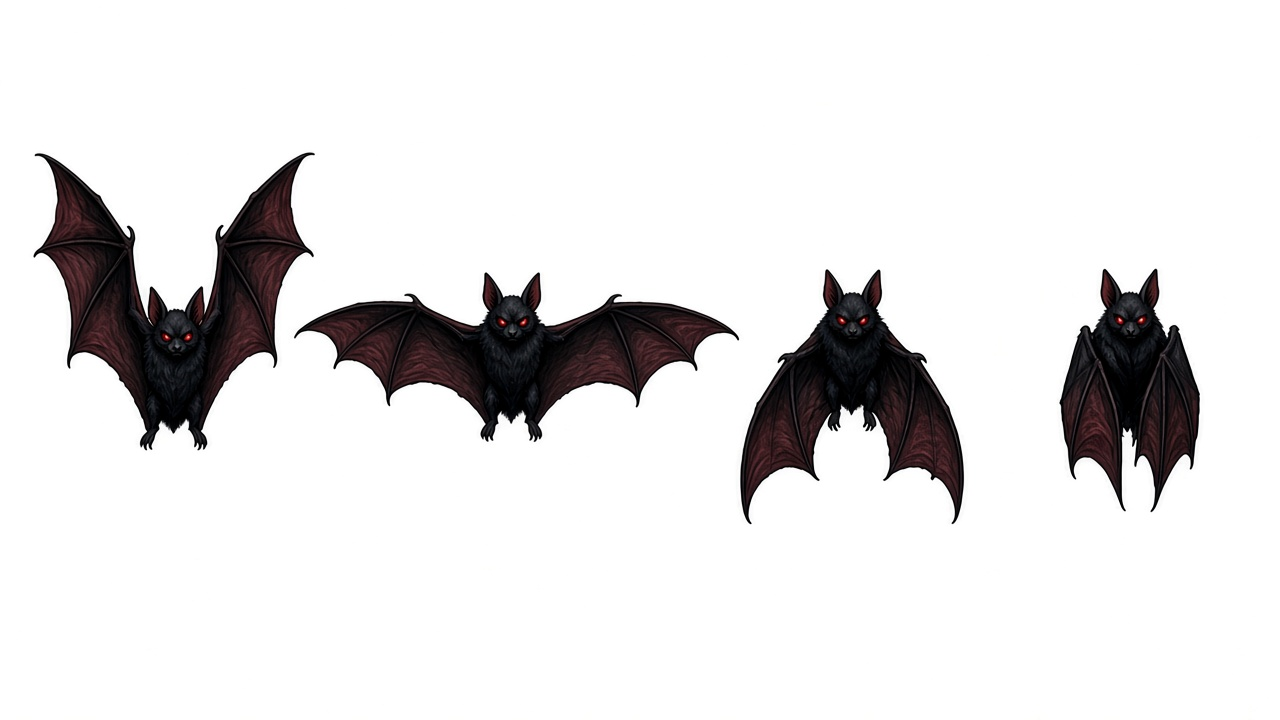
#> input picture tools/art/sheets/bat_flap.jpg, 1280 x 720 px
$ python cut_anims.py art/sheets/bat_flap.jpg
#> lines starting #> are read from the running program, lines starting #| are printed output that depends on the picture; after the words box and inside, x2 and y2 are one past the last pixel; in counts of white or black regions, pixels touching at a corner belong together
### tools/cut_sheets.py
#!/usr/bin/env python3
"""Cut the painted art sheets (tools/art/sheets/*.jpg, white background)
into one PNG per sprite in assets/art/, which art.py loads in place of the
placeholders.

    python3 tools/cut_sheets.py [--sheet DIR] [--only a,b]   # --sheet: also writes a contact sheet; --only: just these sprites

- Background: near-white pixels flood-filled from the border (not a global
  white key), so white and pale things keep their whites: the ghost, lace,
  marble, the cot, the cream linen press, the tablecloth. Enclosed pockets
  count as background when they look like the sheet's white seen through a
  gap (flat or neutral: HOLE_FLAT, HOLE_SAT) and are not a painted highlight
  (is_highlight): between bedposts and canopy drapes, cot bars, banister
  rails, under tables and chairs. tools/alpha_audit.py checks the results.
- Items: connected blobs on the white, grouped into the sheet's items, read
  in rows top to bottom and left to right (SHEETS.md gives the order). A
  None in LAYOUT is an old version that a later sheet replaces: it is still
  found (so the rest of the sheet splits right) but not saved. furn1.jpg and
  the front-on pieces of furn2/3/4/7 were replaced by the corner views in
  furn1_iso.jpg and furn8_iso.jpg, and those in turn by exact-2:1 pieces built
  by tools/iso_box.py (fireplace, dresser, chest of drawers, bookcase,
  wardrobe, piano, clock, linen press, desk, toy box) and the corner views in
  organic_iso.jpg (armchair, chair, harp, rocking horse); the loft ladder is built
  by iso_box.py too; the boiler and pumpkin by furn9_iso.jpg
  and pumpkin_iso.jpg (the pumpkin on the left of furn9_iso is not used).
- Edges: soft alpha from the distance to white, with the white unmixed from
  the edge colour; then defringe(): rim pixels lighter than the paint just
  inside them (JPEG ringing, a pale dotted outline on dark floors) take that
  paint's colour; specks are dropped.
- The cobweb is keyed instead (key_cobweb): pale semi-transparent strands,
  transparent holes, the spider opaque.
- Facing: the manifest wants furniture fronts towards the viewer's lower
  right; items painted the other way are mirrored (MIRROR below). Wall items
  are flat front views and are left as they are.
- Pale grey painted ground shadows under furniture are cut away
  (fix_ground_shadow): painted as drop shadows off to one side, they made
  pieces look as if they floated. The game draws its own tight contact
  shadow under legged pieces instead (game.CONTACT_SHADOW).
- Rugs are warped (perspective) so their four corners sit exactly on the
  footprint diamond, so they lie flat and fill their tiles.
- The window's painted full moon is painted out (remove_window_moon): night
  sky, stars, leading and curtains stay.
- A light harmonise (HARMONISE) brings the painted colours a little closer to
  Archie and Holly.
"""
import os
import sys

import numpy as np
from PIL import Image, ImageDraw, ImageEnhance, ImageFilter

HERE = os.path.dirname(os.path.abspath(__file__))
ROOT = os.path.join(HERE, "..")
SHEETS = os.path.join(HERE, "art", "sheets")
OUT = os.path.join(ROOT, "assets", "art")
sys.path.insert(0, ROOT)

LAYOUT = {
    "enemies.jpg": [["ghost", "goblin", "bat"], ["spider", "skeleton", "monster"]],
    # furn1.jpg (front-on) is no longer used: all six are in furn1_iso.jpg
    # furn1_iso.jpg: all six are now built by tools/iso_box.py (exact 2:1) from faces1/2.jpg
    "furn1_iso.jpg": [[None, None, None], [None, None, None]],
    "furn2.jpg": [[None, None, "wine_rack"], ["barrel", "coffin", None]],          # piano, desk, toy_box: iso_box.py
    "furn3.jpg": [["trunk", "suit_of_armour", None], ["bed", "coal_heap", "cauldron"]],   # linen_press: furn8_iso
    "furn4.jpg": [[None, None, "chest"], ["crate", None, "dining_table"]],                # chair, armchair, rocking_horse: furn8_iso
    "furn5.jpg": [["round_table", "kitchen_table", "sofa"], ["billiard_table", "range_cooker", "sink"]],
    "furn6.jpg": [[None, "water_tank", "tomb"], ["mangle", "washtub", "bath"]],           # boiler: furn9_iso
    "furn7.jpg": [["washstand", "cot", "potted_palm", "statue"], ["candelabra", None, "dummy", None]],  # harp: furn8_iso; pumpkin: pumpkin_iso
    # furn8_iso.jpg: piano and linen_press are built by iso_box.py; chair, armchair,
    # rocking_horse and harp come from organic_iso.jpg (true corner views)
    "furn8_iso.jpg": [[None, None, None], [None, None, None]],
    "organic_iso.jpg": [["armchair", "chair", "harp", "rocking_horse"]],
    # rear corner views, both facing the viewer's upper RIGHT (north): the
    # backrest is on the near (lower-left) edge of the seat, the seat runs
    # away to the upper right. See make_views() for the four facings.
    "chairs_back_iso.jpg": [["chair_ne", "armchair_ne"]],
    "furn9_iso.jpg": [[None, "boiler"]],          # the front-on pumpkin on the left is not used
    "pumpkin_iso.jpg": [["pumpkin"]],
    "wall.jpg": [["painting", "painting_lady", "painting_landscape", "mirror", "window", "cobweb"],
                 ["key", "sewing_machine"]],
    # links.jpg's ladder (too short, a hatch floating at chest height) is replaced by tools/iso_box.py's
    "links.jpg": [["front_door", "door_frame", "stairs_up", "stairs_down", None, "trapdoor"],
                  ["rug", "rug_lifted"]],
}

# Painted with the front towards the viewer's lower LEFT: mirror to lower right.
# (Judged from the cut-outs: the side with the doors/drawers/face/seat.)
# Rule: if the narrow end panel shows on the RIGHT, the front faces lower left.
# Long pieces also have to lie along their footprint (bed, tables, bath, sofa).
# The iso sheets (furn1_iso, furn8_iso) are all painted front to lower left
# except the chair (seat already to the lower right) and the harp (symmetric).
# furn9_iso: the boiler's furnace door faces lower left (mirrored); pumpkin_iso:
# the face is already to the lower right (not mirrored).
# organic_iso.jpg is painted front to the lower right already (not mirrored).
# coffin, tomb, cot (1 wide x 2 deep) were painted with the long side on the
# right; mirrored so it lies along the footprint's long (lower-left) edge.
MIRROR = {"wine_rack", "trunk", "suit_of_armour", "bed",
          "chest", "dining_table", "sofa", "billiard_table", "range_cooker", "sink", "boiler", "bath",
          "washstand", "sewing_machine", "ladder_up", "goblin", "spider",
          "coffin", "tomb", "cot"}

BG_T = 20                  # "white": max channel distance from 255
# An enclosed near-white pocket is the sheet's white seen through a gap when
# at least HOLE_FLAT of it is within 5 of pure white. The JPEG noise in small
# pockets (between bedposts and canopy drapes, the cot's bars, banister
# rails, cobweb holes, under tables) leaves only 17-60% of them that flat;
# painted whites (the ghost, the paintings' faces and moons, marble, lace,
# porcelain, steam) are shaded and are at most ~12% (alpha_audit.py lists
# both for each piece). Was 0.6, which left many gaps white.
HOLE_MAX, HOLE_FLAT = 40000, 0.15
HOLE_FLAT_SHEET = {}
# ... or when it is neutral: the sheet's white (and its JPEG grey) has a mean
# channel spread of 1-2.5 even where it is noisy; painted whites are tinted
# (the ghost, cot, lace, marble, porcelain: 6-15).
HOLE_SAT = 4.0
# ... unless it is a painted highlight (is_highlight)
HIGHLIGHT_SAT, HIGHLIGHT_RING_SAT, HIGHLIGHT_RING_LUM = 6.0, 45, 200
SPECK = 40
SOFT_LO, SOFT_HI = 8, 70
HARMONISE = dict(saturation=1.06, contrast=1.04, brightness=1.06)


def background(rgb, flat=HOLE_FLAT):
#> called with flat = 0.2
    d = (255.0 - rgb).max(axis=2)
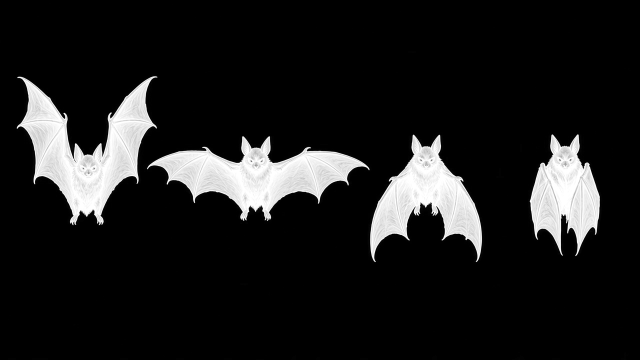
#> d: shape (720, 1280) float64 (shown at 1/2 size); min 0, max 255, mean 28.8
    white = d < BG_T
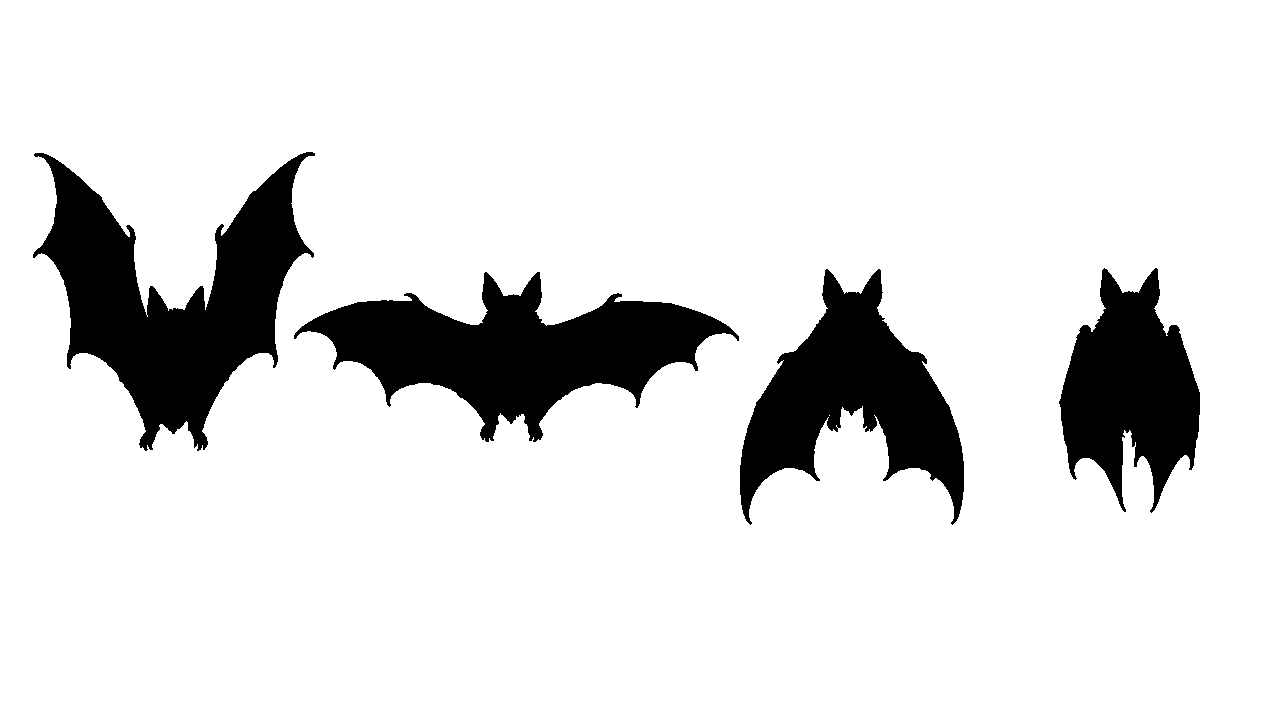
#> white: shape (720, 1280) bool; 87.5% white; 4 black regions, box (x1, y1, x2, y2) and area: (33, 152, 315, 451) 36072, (294, 272, 739, 442) 32657, (740, 269, 964, 525) 25628, (1059, 268, 1200, 513) 20513
    m = Image.fromarray(np.pad(np.where(white, 255, 0).astype(np.uint8), 1, constant_values=255)).copy()
#> m: PIL image 1282x722 L; 87.6% white; 4 black regions, box (x1, y1, x2, y2) and area: (34, 153, 316, 452) 36072, (295, 273, 740, 443) 32657, (741, 270, 965, 526) 25628, (1060, 269, 1201, 514) 20513
    ImageDraw.floodfill(m, (0, 0), 128)
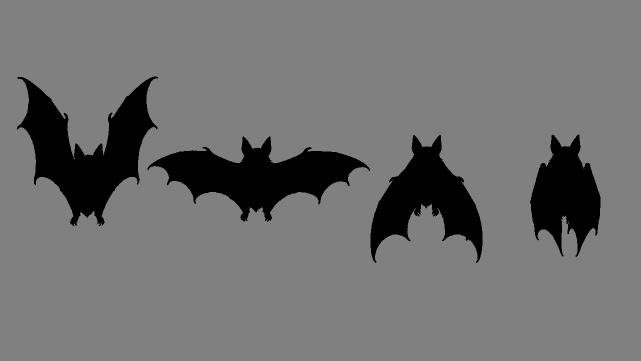
#> m: PIL image 1282x722 L (shown at 1/2 size); min 0, max 255, mean 112.1
    arr = np.asarray(m)
    bg = arr[1:-1, 1:-1] == 128
#> bg: shape (720, 1280) bool; 87.5% white; 4 black regions, box (x1, y1, x2, y2) and area: (33, 152, 315, 451) 36074, (294, 272, 739, 442) 32657, (740, 269, 964, 525) 25635, (1059, 268, 1200, 513) 20513
    # enclosed white pockets: background if flat pure white (seen through a gap)
    rest = (arr[1:-1, 1:-1] == 255)
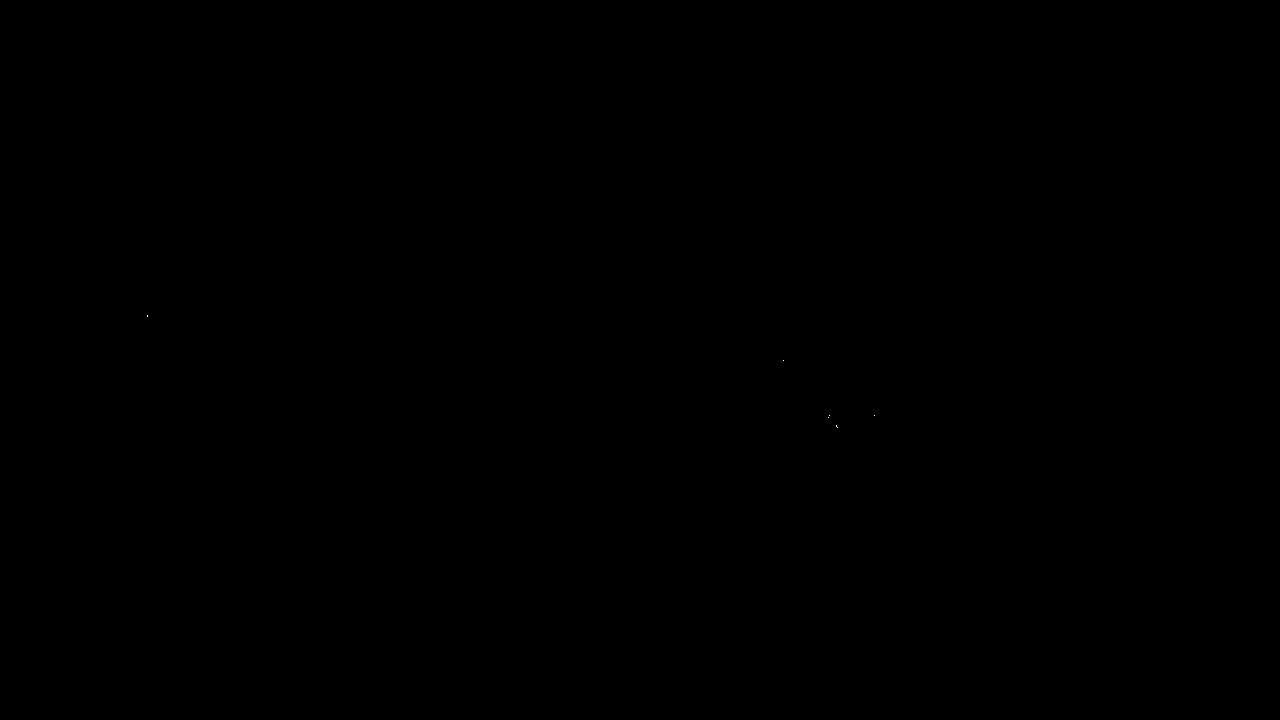
#> rest: shape (720, 1280) bool; 0% white in thin lines or dots, all inside (x1, y1, x2, y2) = (147, 315, 875, 428)
    sat = rgb.max(axis=2) - rgb.min(axis=2)
    lab = label(rest)
    sizes = np.bincount(lab.ravel())
    for i in range(1, len(sizes)):
        if not 12 <= sizes[i] <= HOLE_MAX:
            continue
        ys, xs = np.nonzero(lab == i)
        y0, y1, x0, x1 = max(0, ys.min() - 8), ys.max() + 9, max(0, xs.min() - 8), xs.max() + 9
        comp = lab[y0:y1, x0:x1] == i
        dc, sc = d[y0:y1, x0:x1][comp], sat[y0:y1, x0:x1][comp]
        if not ((dc < 5).mean() >= flat or (sc.mean() < HOLE_SAT and dc.mean() < 12)):
            continue
        if is_highlight(rgb[y0:y1, x0:x1], comp, sc):
            continue
        bg[y0:y1, x0:x1] |= comp
    return bg, d


def is_highlight(rgb, comp, sat):
    """A white pocket that is painted light, not a gap: tinted itself, or
    ringed by coloured glow (the key's eyes, the crystal ball) or by pale
    paint all round (the shine on the porcelain jug). Gaps are ringed by the
    piece's darker outline (or the cot's grey shading)."""
    if sat.mean() > HIGHLIGHT_SAT:
        return True
    im = Image.fromarray((comp * 255).astype(np.uint8))
    ring = (np.asarray(im.filter(ImageFilter.MaxFilter(13))) > 0) & ~(np.asarray(im.filter(ImageFilter.MaxFilter(5))) > 0)
    if not ring.any():
        return False
    r = rgb[ring]
    return np.median(r.max(axis=1) - r.min(axis=1)) > HIGHLIGHT_RING_SAT or np.median(r @ np.array([0.3, 0.59, 0.11])) > HIGHLIGHT_RING_LUM


def label(mask):
    """Connected components (4-way) of a boolean mask, as an int array."""
    h, w = mask.shape
#> (the rest of the program and of its run is left out)
